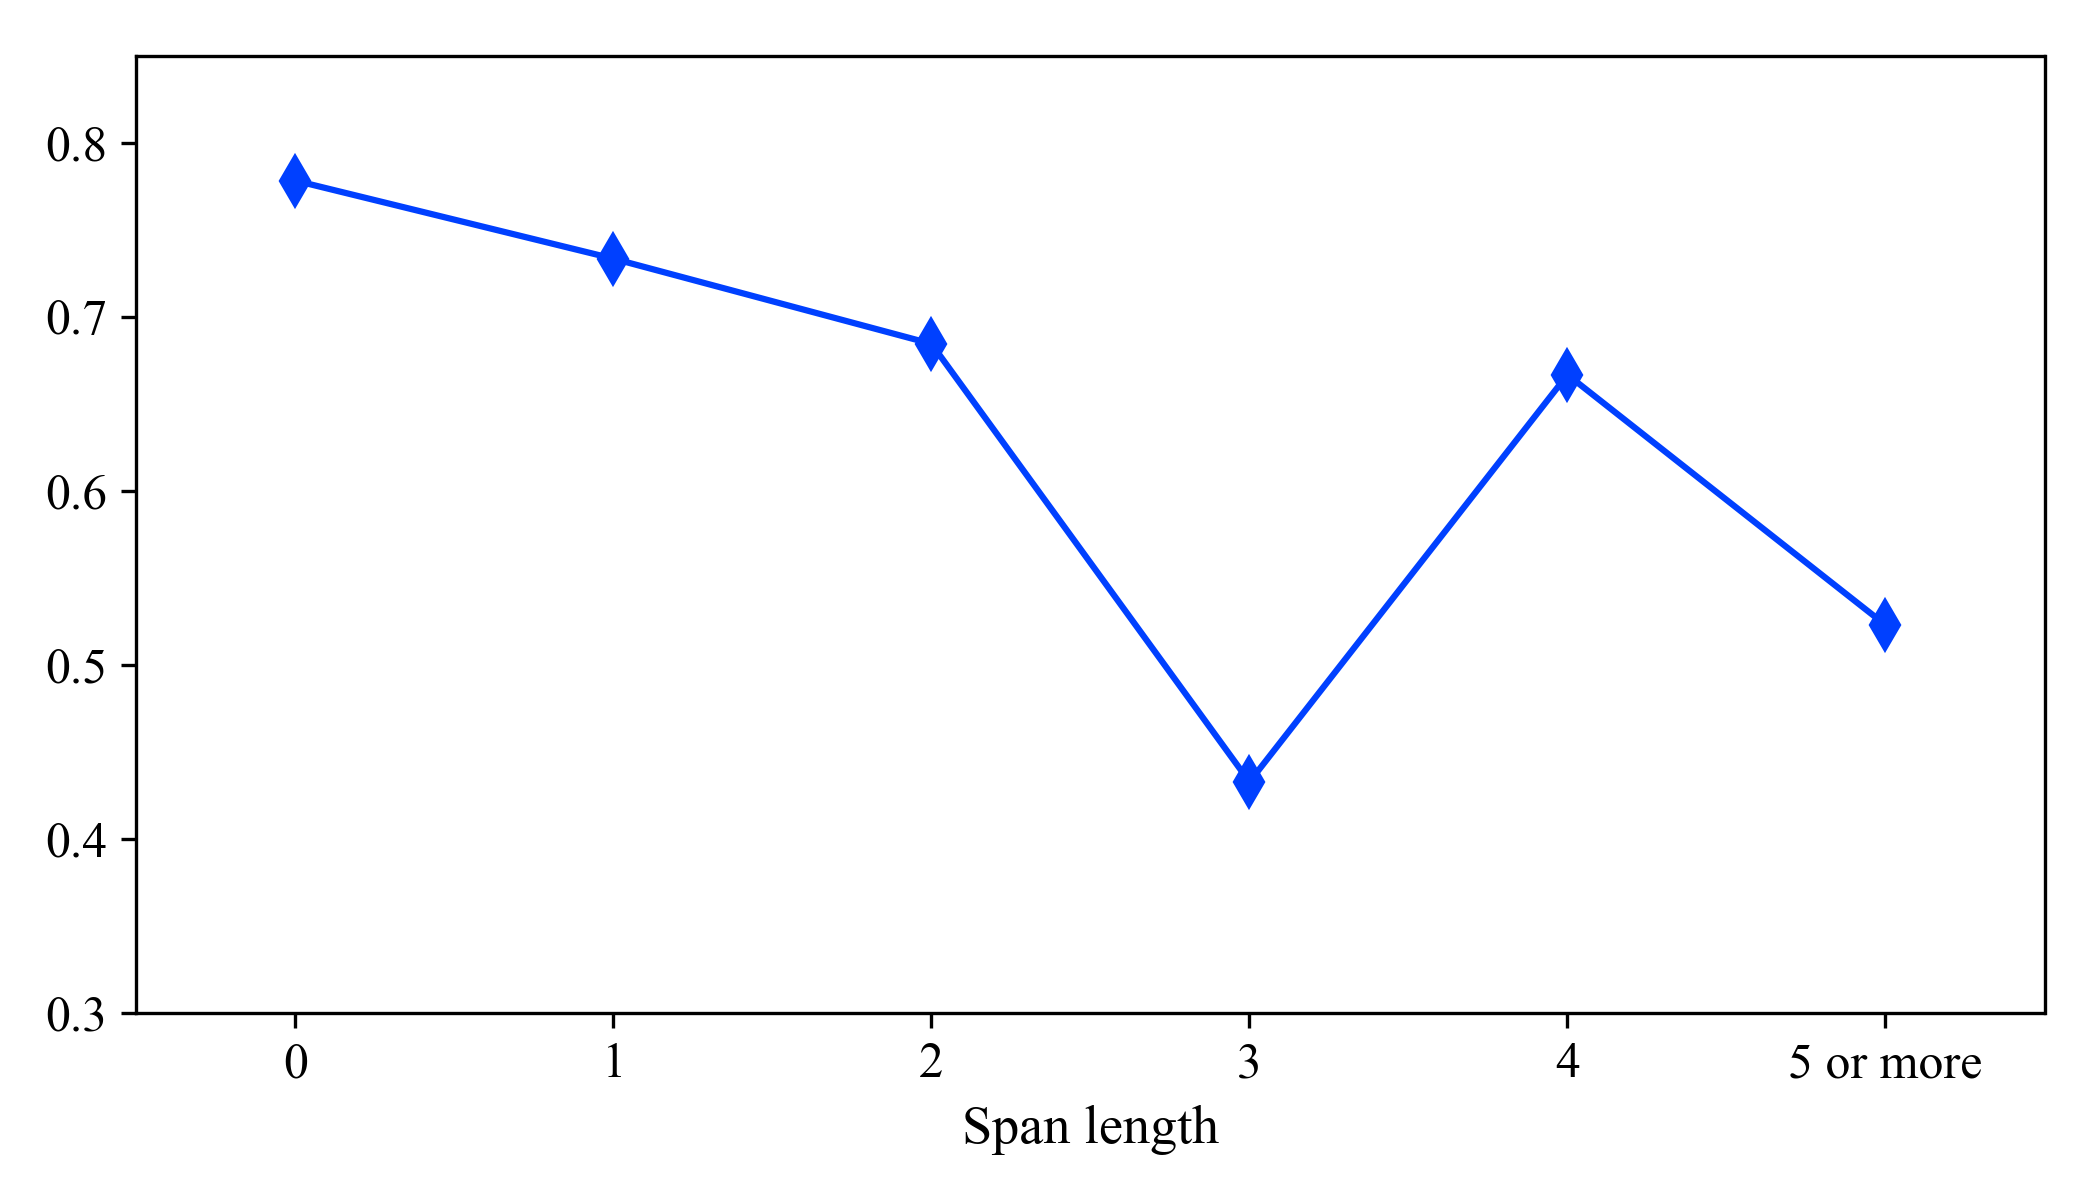

Reproduce this figure in Python.
# -*- coding: UTF-8 -*-
# This script is

import matplotlib.pyplot as plt
import numpy as np
from matplotlib.ticker import MultipleLocator, NullLocator
from scipy import interpolate

def make_distance_graph():
	'''画出不同span width情况下，mention的识别情况
	'''
	plt.figure(figsize=[7, 4])
	x = [1, 2, 3, 4, 5, 6]
	f_score = [0.778128, 0.733309, 0.684417, 0.432836, 0.666667, 0.522936]

	x_smooth = np.arange(1, 6, 0.15)
	tck_average = interpolate.splrep(x, f_score, s = 0.02)
	f_score_smooth = interpolate.splev(x_smooth, tck_average, der = 0)
	#plt.plot(x_smooth, f_score_smooth, linewidth=30, color="#E6E6E6")

	plt.plot(x, f_score, 'd-', linewidth=1.5, markersize=8, color="#0040FF")
	plt.xlim(0.5, 6.5)
	plt.ylim(0.3, 0.85)
	#plt.yticks([0, 0.1, 0.2, 0.3, 0.4, 0.5], [u'0%', u'10%', u'20%', u'30%', u'40%', u'50%'])
	font = {'family': 'Times New Roman',
			}
	#plt.title("Results of mentions with Different Span Length", fontdict=font, fontsize=15)
	plt.xlabel("Span length", fontdict=font, fontsize=13)
	plt.xticks([1, 2, 3, 4, 5, 6], [u'0', u'1', u'2', u'3', u'4', u'5 or more' ], family='Times New Roman', fontsize=12)
	plt.yticks(family='Times New Roman', fontsize=12)
	plt.ylabel("", fontdict=font, fontsize=13)
	plt.tight_layout()
	#plt.show()
	plt.savefig('line.png', dpi=300)


def main():
	make_distance_graph()



if __name__ == "__main__":
	main()


